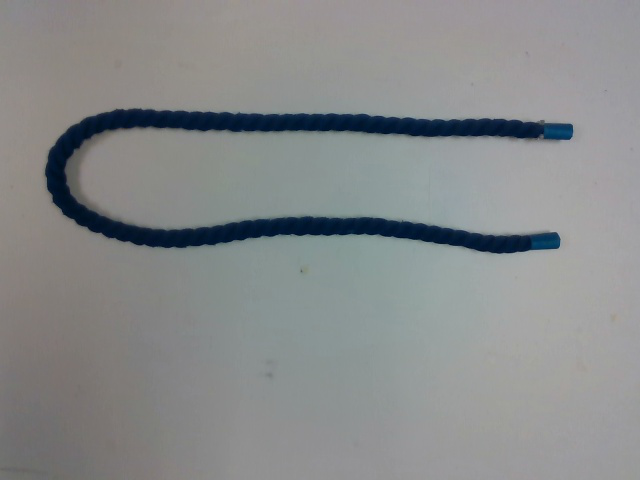
#> input picture images/rope.png, 640 x 480 px
$ python color_picker.py ../images/rope.png
#> lines starting #> are read from the running program, lines starting #| are printed output that depends on the picture; after the words box and inside, x2 and y2 are one past the last pixel; in counts of white or black regions, pixels touching at a corner belong together
import cv2
import argparse
import numpy as np

def nothing(x):
    pass


parser = argparse.ArgumentParser(description="Pick HSV color threshold")
parser.add_argument("path", help="Indicate /full-or-relative/path/to/image_file.png")
args = parser.parse_args()
img_path = f"{args.path}"

# Create a window
cv2.namedWindow('image')

# create trackbars for color change
cv2.createTrackbar('HMin','image',0,179,nothing) # Hue is from 0-179 for Opencv
#> slider 'HMin' is set to 35
cv2.createTrackbar('SMin','image',0,255,nothing)
#> slider 'SMin' is set to 51
cv2.createTrackbar('VMin','image',0,255,nothing)
#> slider 'VMin' is set to 51
cv2.createTrackbar('HMax','image',0,179,nothing)
#> slider 'HMax' is set to 179
cv2.createTrackbar('SMax','image',0,255,nothing)
#> slider 'SMax' is set to 255
cv2.createTrackbar('VMax','image',0,255,nothing)
#> slider 'VMax' is set to 255

# Set default value for MAX HSV trackbars.
cv2.setTrackbarPos('HMax', 'image', 179)
cv2.setTrackbarPos('SMax', 'image', 255)
cv2.setTrackbarPos('VMax', 'image', 255)

# Initialize to check if HSV min/max value changes
hMin = sMin = vMin = hMax = sMax = vMax = 0
phMin = psMin = pvMin = phMax = psMax = pvMax = 0

img = cv2.imread(img_path)
#> img is the input picture: shape (480, 640, 3); mean B, G, R 138.8, 138.3, 135.8
img = cv2.resize(img, (640, 480))
output = img
waitTime = 33

while(1):

    # get current positions of all trackbars
    hMin = cv2.getTrackbarPos('HMin','image')
    sMin = cv2.getTrackbarPos('SMin','image')
    vMin = cv2.getTrackbarPos('VMin','image')

    hMax = cv2.getTrackbarPos('HMax','image')
    sMax = cv2.getTrackbarPos('SMax','image')
    vMax = cv2.getTrackbarPos('VMax','image')

    # Set minimum and max HSV values to display
    lower = np.array([hMin, sMin, vMin])
    upper = np.array([hMax, sMax, vMax])

    # Print if there is a change in HSV value
    if( (phMin != hMin) | (psMin != sMin) | (pvMin != vMin) | (phMax != hMax) | (psMax != sMax) | (pvMax != vMax) ):
        print("HSV min: (%d %d %d), HSV max: (%d %d %d)" % (hMin, sMin, vMin, hMax, sMax, vMax))
        phMin = hMin
        psMin = sMin
        pvMin = vMin
        phMax = hMax
        psMax = sMax
        pvMax = vMax

    # Create HSV Image and threshold into a range.
    hsv = cv2.cvtColor(img, cv2.COLOR_BGR2HSV)
#> hsv: shape (480, 640, 3); mean H, S, V 65.1, 23.5, 141.7
    mask = cv2.inRange(hsv.copy(), lower, upper)
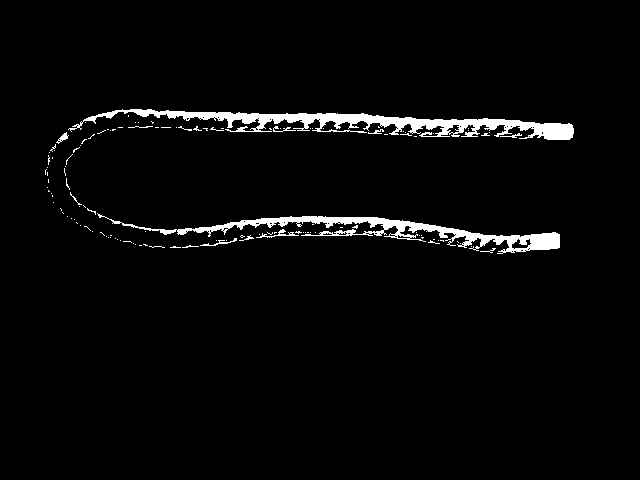
#> mask: shape (480, 640); 3.1% white; 123 white regions (109 under 20 px), largest, box (x1, y1, x2, y2) and area: (68, 109, 574, 140) 4824, (97, 213, 560, 254) 3717, (256, 229, 299, 238) 99

    output = cv2.bitwise_and(img, img, mask= mask)
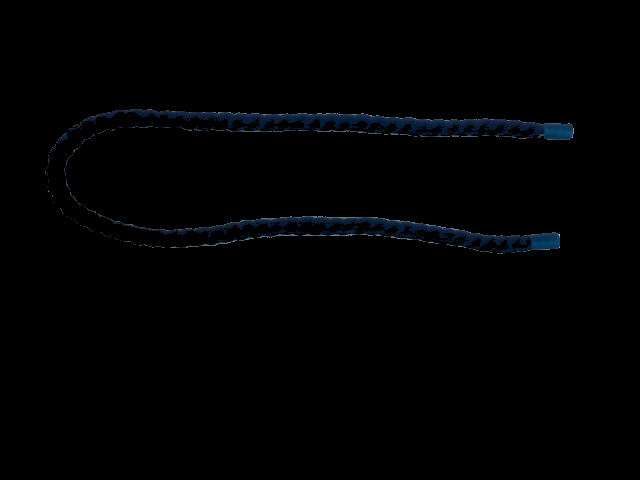
#> output: shape (480, 640, 3); mean B, G, R 2.1, 1.4, 0.7

    # Display output image
    cv2.imshow('image',output)

    # Wait longer to prevent freeze for videos.
    if cv2.waitKey(waitTime) & 0xFF == ord('q'):
#> (key q is pressed here)
        break

cv2.destroyAllWindows()
